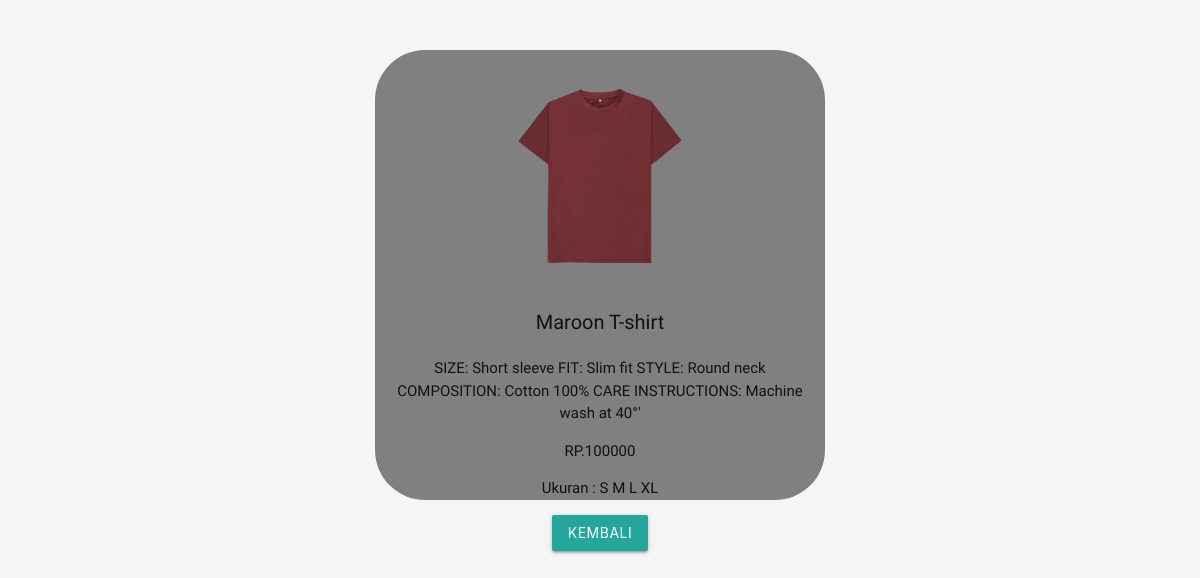
/php/detail.php?id=2, run on the app's committed database.
### tables this page shows
CREATE TABLE `pakaian` (
  `id` int(11) NOT NULL,
  `gambar` varchar(100) NOT NULL,
  `nama` varchar(100) NOT NULL,
  `deskripsi` text NOT NULL,
  `harga` int(11) NOT NULL,
  `ukuran` varchar(10) NOT NULL
);

### php/functions.php (called while the page is built, shortened)
<?php
function koneksi()
{
    $conn = mysqli_connect("localhost", "root", "");
    mysqli_select_db($conn, "tubes_203040109");
    return $conn;
}
function query($sql)
{
    $conn = koneksi();
    $result = mysqli_query($conn, $sql);
    $rows = [];
    while ($row = mysqli_fetch_assoc($result)){
        $rows[] = $row;
    }
    return $rows;
}
?>

### php/detail.php (the view, shortened to what this page needs)
<?php
    require 'functions.php';
    $id = $_GET['id'];
    $pakaian = query("SELECT * FROM pakaian WHERE id = $id")[0];
?>
<!DOCTYPE html>
  <html>
    <head>
      <link type="text/css" rel="stylesheet" href="css/materialize.min.css"  media="screen,projection"/>
      <link rel="stylesheet" href="css/style.css"
    <link rel="stylesheet" href="assets/fontawesome-free-5.15.1-web/css/all.min.css">
</head>
<body>
    <center>
    <div id="box" class="kotak">
        <img class = "ard" src= "../assets/img/<?= $pakaian["gambar"]; ?>" alt = "" width="200px">
    <div class="col m6 w">
        <div class="keterangan">
            <p style="font-size: 20px;"><?= $pakaian["nama"]; ?></b></p>
            <p> <?= $pakaian["deskripsi"]; ?></p>
            <p>RP.<?= $pakaian["harga"]; ?></p>
            <p>Ukuran : <?= $pakaian["ukuran"]; ?></p>
        </div>
        <a href="../index.php">
        <button class="waves-effect waves-light btn">Kembali</button>
        </a>
    </div>
    </div>
    </center>
</body>
</html>

### php/detail.php (style rules this page uses)
body { background-color: whitesmoke; }
#box { width: 450px; height:450px; background:grey; text-align: center; display: inline-block; margin-top: 50px; border-radius: 50px; padding: 20px; }
.kotak { text-align: center; padding: 20px; }
p { font-family: 'Farro', sans-serif; }

### data on the page
pakaian: gambar (picture), nama "Maroon T-shirt", deskripsi "SIZE: Short sleeve FIT: Slim fit STYLE: Round neck COMPOSITION: Cotton 100% CARE INSTRUCTIONS: Machine wash at 40°'", harga "100000", ukuran "S M L XL"
